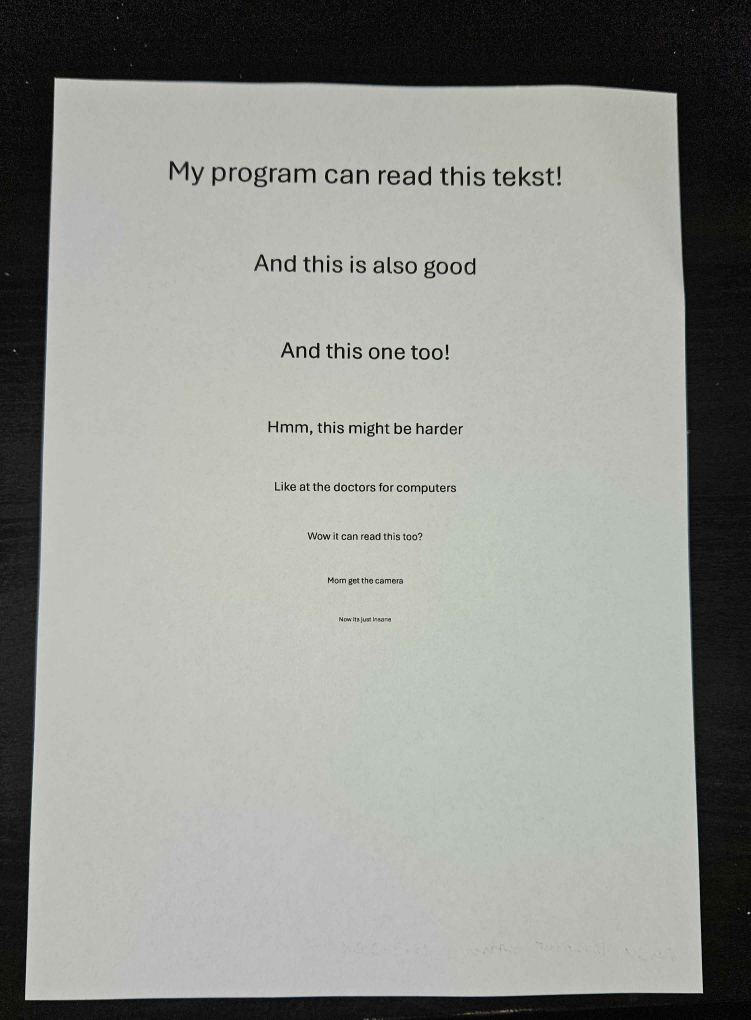
//> input picture src/test/ScanDocument/cropped_doc.jpg, 2252 x 3059 px (shown at 1/3 size)
$ ./test   (built with g++ and OpenCV 4)
//> lines starting //> are read from the running program, lines starting //| are printed output that depends on the picture; after the words box and inside, x2 and y2 are one past the last pixel; in counts of white or black regions, pixels touching at a corner belong together
// #include <opencv2/opencv.hpp>

#include <opencv2/imgcodecs.hpp>
#include <opencv2/highgui.hpp>
#include <opencv2/imgproc.hpp>
#include <iostream>

cv::Mat imgOriginal, imgCanny, imgGray, imgBlur, imgDil, imgWarp;

const float a4Width = 420, a4Height = 596;


//Function Defs:
cv::Mat preProcessing(cv::Mat img);
std::vector<cv::Point> getContours(cv::Mat imgDil, cv::Mat img);
void drawPoints(std::vector<cv::Point> points, cv::Scalar color);
std::vector<cv::Point> reorderPoints(std::vector<cv::Point> points);
cv::Mat getWarp(cv::Mat img, std::vector<cv::Point> points, float width, float height);


int main(int argc, char const *argv[]){
    std::string path = "cropped_doc.jpg";
    imgOriginal = cv::imread(path);
//> imgOriginal is the input picture: 3059 rows x 2252 cols, CV_8UC3; mean B, G, R 144.8, 149.9, 148.2

    //Scale the image:
    cv::resize(imgOriginal, imgOriginal, cv::Size(), 0.3, 0.3);
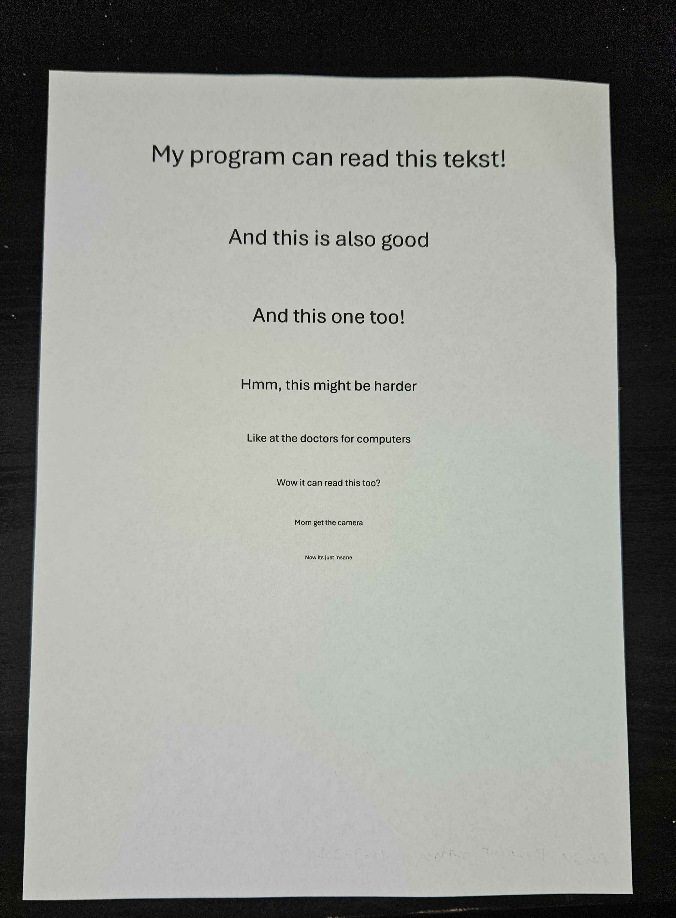
//> imgOriginal: 918 rows x 676 cols, CV_8UC3; mean B, G, R 144.7, 149.7, 148

    preProcessing(imgOriginal);
    std::vector<cv::Point> initialPoints = getContours(imgDil, imgOriginal);
    std::vector<cv::Point> docPoints = reorderPoints(initialPoints);
    drawPoints(docPoints, cv::Scalar(255, 0, 0));

    imgWarp = getWarp(imgOriginal, docPoints, a4Width, a4Height);

    // cv::imshow("Original", imgOriginal);
    cv::imshow("Dilation", imgDil);
    cv::imshow("Warp", imgWarp);
    cv::waitKey(0);
    return 0;
}

cv::Mat preProcessing(cv::Mat img){
    cv::cvtColor(imgOriginal, imgGray, cv::COLOR_BGR2GRAY);
    cv::GaussianBlur(imgGray, imgBlur, cv::Size(3, 3), 3, 0);
    cv::Canny(imgBlur, imgCanny, 25, 75);
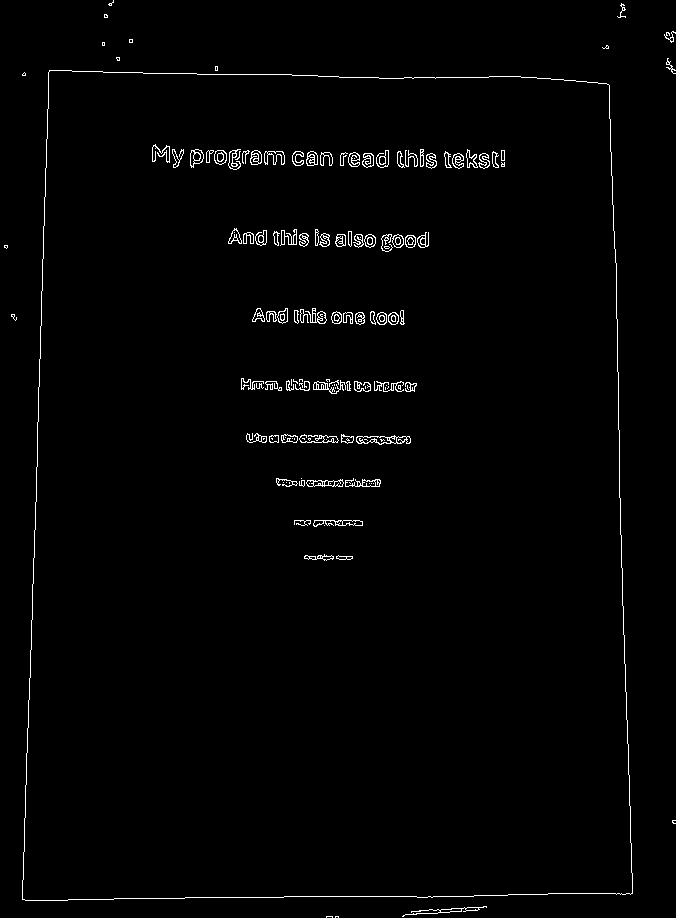
//> imgCanny: 918 rows x 676 cols, CV_8UC1; 1.4% white in thin lines or dots
    cv::dilate(imgCanny, imgDil, cv::getStructuringElement(cv::MORPH_RECT, cv::Size(3, 3)));
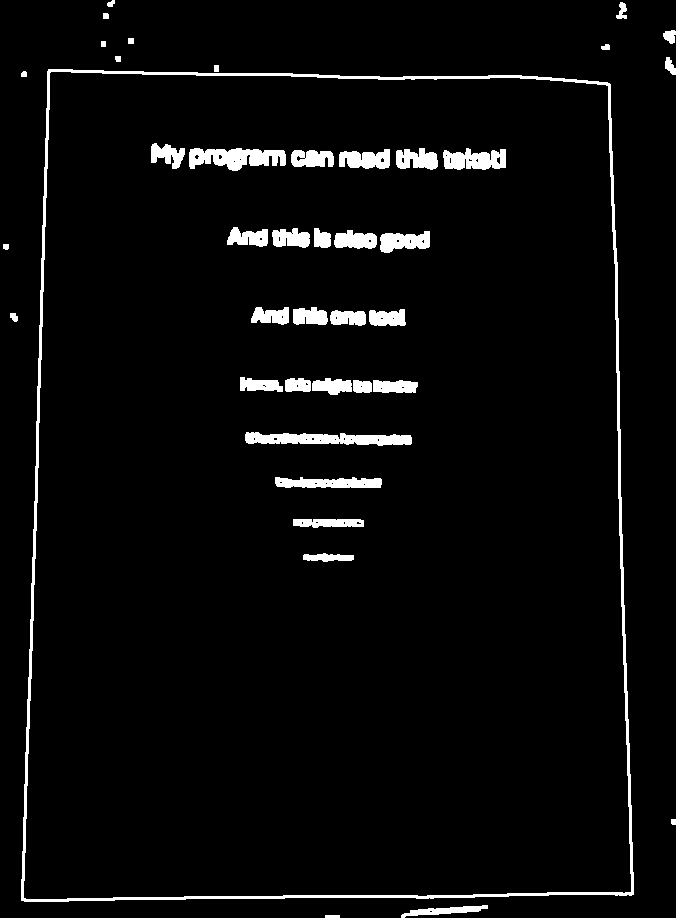
//> imgDil: 918 rows x 676 cols, CV_8UC1; 4.1% white; 41 white regions
    return imgDil;
}


std::vector<cv::Point> getContours(cv::Mat imgDil, cv::Mat img) {
    std::vector<std::vector<cv::Point>> contours;
    std::vector<cv::Vec4i> hierarchy;

    std::vector<cv::Point> biggest;

    // Documentation for findContours: https://docs.opencv.org/4.x/d3/dc0/group__imgproc__shape.html#gadf1ad6a0b82947fa1fe3c3d497f260e0
    cv::findContours(imgDil, contours, hierarchy, cv::RETR_EXTERNAL, cv::CHAIN_APPROX_SIMPLE);
//> contours = 17 contours, 1 with area under 20; largest, box (x1, y1, x2, y2) and area: (21, 69, 634, 902) 482918, (401, 905, 488, 918) 406, (663, 30, 676, 44) 108, (665, 57, 676, 75) 98, (616, 2, 627, 19) 86

    // Define a vector of vectors to store the points of the polygon:
    std::vector<std::vector<cv::Point>> contoursPoly(contours.size());
//> contoursPoly = 17 empty contours
    std::vector<cv::Rect> boundRect(contours.size());
    int maxArea = 0;

    for(unsigned short i = 0; i < contours.size(); i++){
        unsigned long area = cv::contourArea(contours[i]);

        if(area > 1000){
            float perimeter = cv::arcLength(contours[i], true);
            cv::approxPolyDP(contours[i], contoursPoly[i], 0.016 * perimeter, true);

            if(area > maxArea && contoursPoly[i].size() == 4){
                maxArea = area;
                biggest = {contoursPoly[i][0], contoursPoly[i][1], contoursPoly[i][2], contoursPoly[i][3]};
                cv::drawContours(imgCanny, contours, i, cv::Scalar(255, 0, 255), 2);
            }
        }
    }
//> this loop made 17 passes
//> (area, perimeter, maxArea, biggest) on pass 7: (482917, 2851, 482917, 4 Points (x, y): [48, 69], [21, 900], [633, 894], [610, 84])
//> area on passes 1, 2, 4, 5, 6, 8: 28, 406, 40, 23, 22, 24
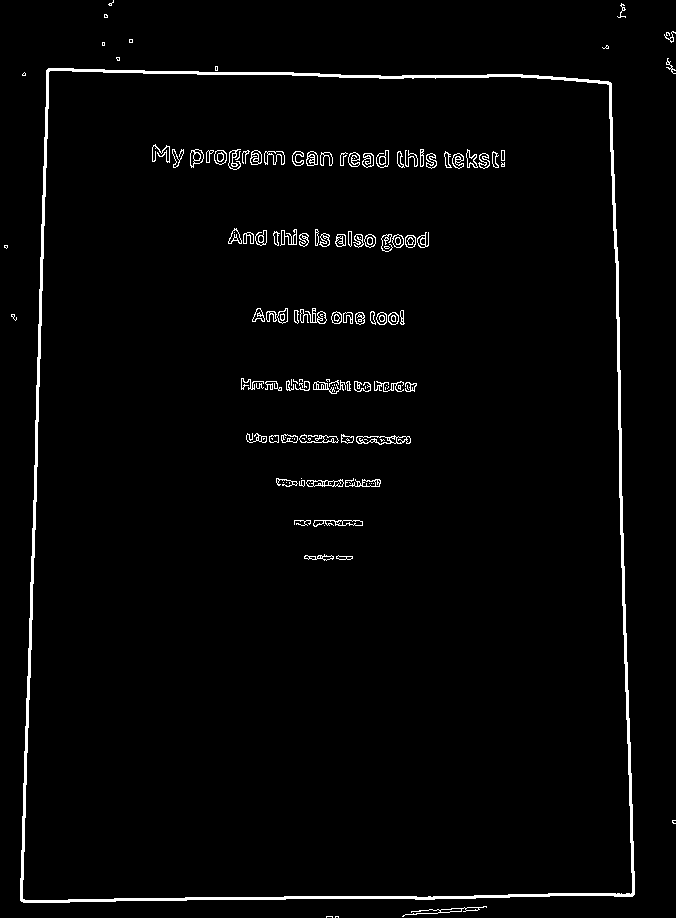
//> imgCanny: 918 rows x 676 cols, CV_8UC1; 2.4% white; 150 white regions (58 under 20 px), largest, box (x1, y1, x2, y2) and area: (20, 68, 635, 903) 8618, (356, 435, 411, 445) 194, (402, 906, 487, 917) 168
//> after the loop, maxArea = 482917
//> in main, `std::vector<cv::Point> initialPoints = getContours(imgDil, imgOriginal);`: initialPoints = 4 Points (x, y): [48, 69], [21, 900], [633, 894], [610, 84]
    return biggest;
}


void drawPoints(std::vector<cv::Point> points, cv::Scalar color){
    for(unsigned short i = 0; i < 4; i++){
        cv::circle(imgCanny, points[i], 10, color, cv::FILLED);
        cv::putText(imgCanny, std::to_string(i), points[i], cv::FONT_HERSHEY_PLAIN, 2, color, 2);
    }
}

std::vector<cv::Point> reorderPoints(std::vector<cv::Point> points){
    std::vector<cv::Point> newPoints;
    std::vector<int> sumPoints, subPoints;

    for(unsigned short i = 0; i < points.size(); i++){
        sumPoints.push_back(points[i].x + points[i].y);
        subPoints.push_back(points[i].x - points[i].y);
    }
//> this loop made 4 passes

    newPoints.push_back(points[min_element(sumPoints.begin(), sumPoints.end()) - sumPoints.begin()]);
//> newPoints = 1 Point (x, y): [48, 69]
    newPoints.push_back(points[max_element(subPoints.begin(), subPoints.end()) - subPoints.begin()]);
//> newPoints = 2 Points (x, y): [48, 69], [610, 84]
    newPoints.push_back(points[min_element(subPoints.begin(), subPoints.end()) - subPoints.begin()]);
//> newPoints = 3 Points (x, y): [48, 69], [610, 84], [21, 900]
    newPoints.push_back(points[max_element(sumPoints.begin(), sumPoints.end()) - sumPoints.begin()]);
//> newPoints = 4 Points (x, y): [48, 69], [610, 84], [21, 900], [633, 894]
//> in main, `std::vector<cv::Point> docPoints = reorderPoints(initialPoints);`: docPoints has the same summary as newPoints in reorderPoints
//> the loop in drawPoints, `for(unsigned short i = 0; i < 4; i++)` made 4 passes
//> pass 1, in drawPoints, `cv::putText(imgCanny, std::to_string(i), points[i], cv::FONT_HERSHEY_P..`:
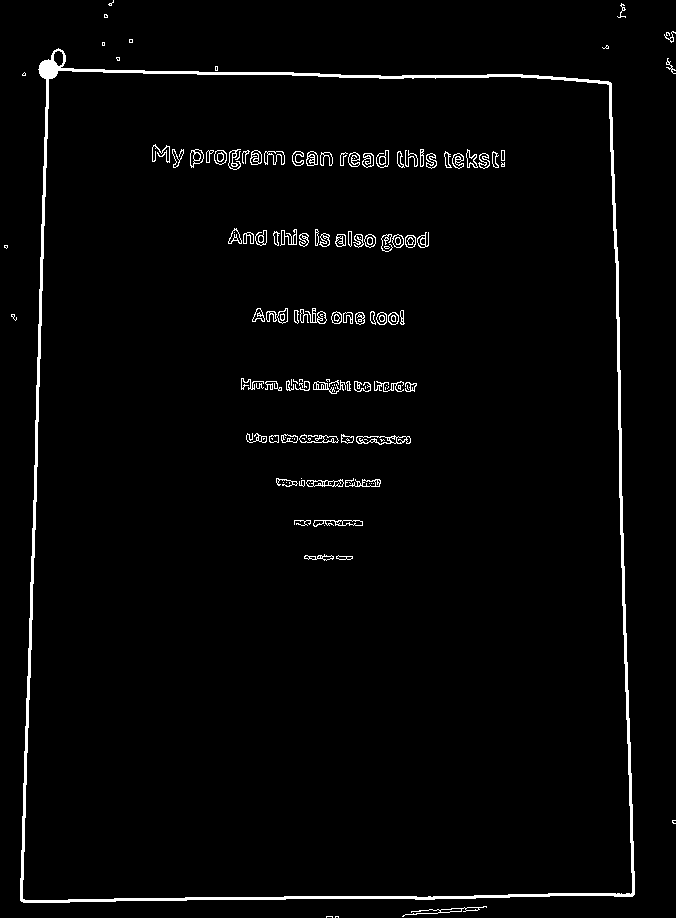
//> imgCanny: 918 rows x 676 cols, CV_8UC1; 2.4% white; 150 white regions (58 under 20 px), largest, box (x1, y1, x2, y2) and area: (20, 48, 635, 903) 8968, (356, 435, 411, 445) 194, (402, 906, 487, 917) 168
//> after the loop in drawPoints, `for(unsigned short i = 0; i < 4; i++)`:
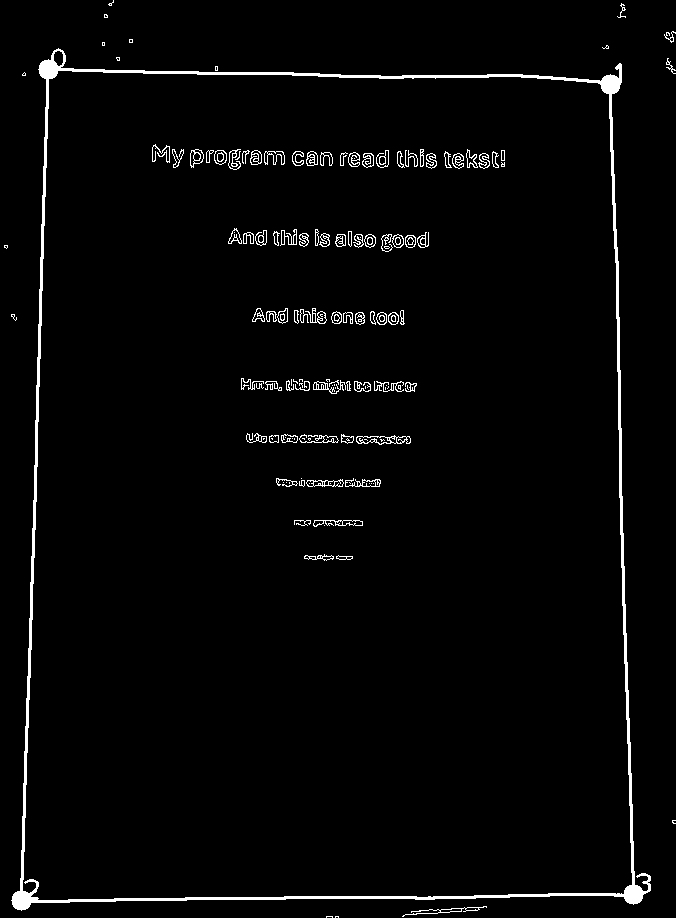
//> imgCanny: 918 rows x 676 cols, CV_8UC1; 2.6% white; 150 white regions (58 under 20 px), largest, box (x1, y1, x2, y2) and area: (11, 48, 651, 911) 10016, (356, 435, 411, 445) 194, (402, 906, 487, 917) 168

    return newPoints;

}

cv::Mat getWarp(cv::Mat img, std::vector<cv::Point> points, float width, float height){
//> called with width = 420, height = 596
    cv::Point2f src[4] = {points[0], points[1], points[2], points[3]};
//> src has the same summary as newPoints in reorderPoints
    cv::Point2f dst[4] = {{0.0f, 0.0f}, {width, 0.0f}, {0.0f, height}, {width, height}};

    cv::Mat matrix = cv::getPerspectiveTransform(src, dst);
//> matrix = [[0.732, 0.0238, -36.78], [-0.021, 0.785, -53.17], [-4.7e-05, 0.000107, 1]]
    cv::warpPerspective(img, imgWarp, matrix, cv::Point(width, height));
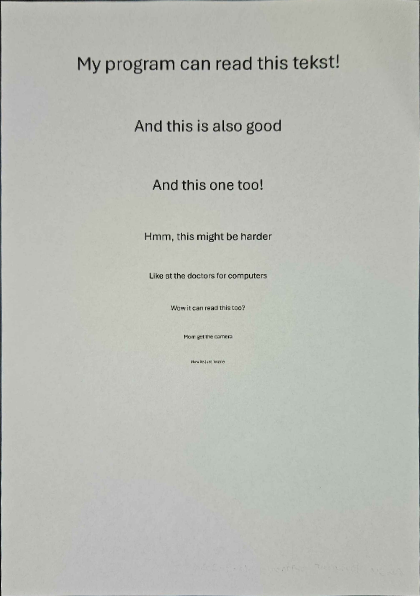
//> imgWarp: 596 rows x 420 cols, CV_8UC3; mean B, G, R 180.8, 187.3, 185.1

    return imgWarp;
}
